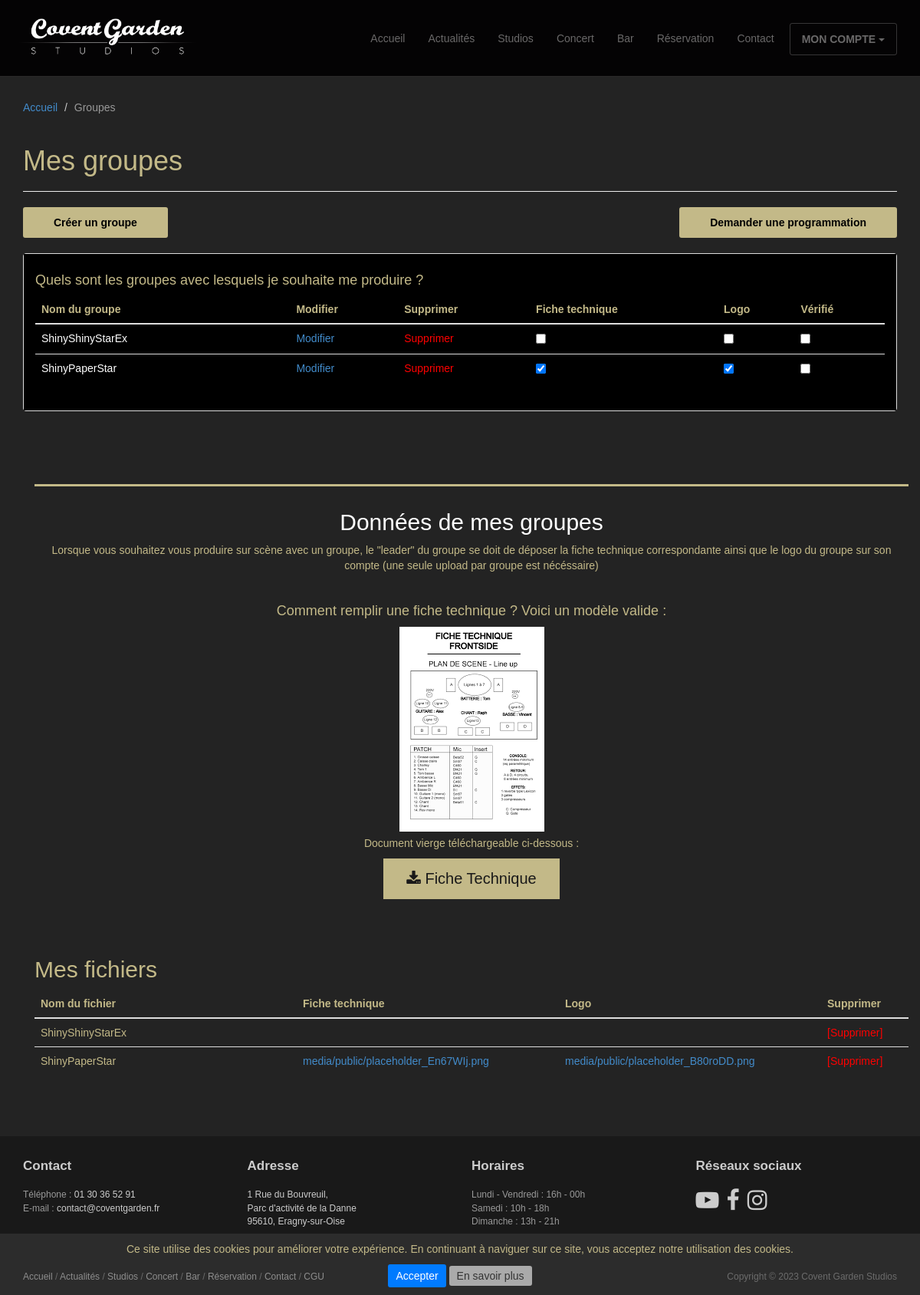
Page /compte/mes_groupes/ (signed in) on the committed database.
### studios/models.py (models this page shows, shortened)
class CustomGroup(models.Model):
    user = models.ForeignKey(
        to=CustomUser,
        on_delete=models.CASCADE,
        related_name='my_groups'
    )
    name = MODEL_GROUP_NAME
    email = MODEL_GROUP_EMAIL
    phone = MODEL_GROUP_PHONE
    members = MODEL_MEMBERS
    genre = MODEL_GENRE
    facebook = MODEL_FACEBOOK
    instagram = MODEL_INSTAGRAM
    biography = MODEL_BIOGRAPHY
    technical_sheet = MODEL_TECHNICAL_SHEET
    logo = MODEL_LOGO
    validated = MODEL_VALIDATED

### studios/views.py (the view, shortened to what this page needs)
# urls.py: path('compte/mes_groupes/', views.GroupDetailView.as_view(), name='groups_detail'),
class GroupDetailView(LoginRequiredMixin, View):
    redirect_field_name = ''
    template_name = "groups/groups_detail.html"
    context = {
        "title": "Mes groupes",
        "breadcrumb": [
            {"view": "home", "name": "Accueil"},
            {"view": None, "name": "Groupes"}]
    }
    def get(self, request):
        self.context["my_groups"] = request.user.my_groups.all()
        return render(request, self.template_name, self.context)

### studios/templates/groups/groups_detail.html (shortened to what this page needs)
{% extends 'base/base.html' %}
{% load static %}
{% block header %}
<header id="head" class="secondary"></header>
{% endblock %}
{% block page_header %}
<header class="page-header">
	<h1 class="page-title">{{title}}</h1>
</header>
{% endblock %}
{% block content %}
<div class="row">
	<div class="col-lg-6 text-left">
		<form action="{% url 'groups_create' %}">
			<button class="btn btn-action" >Créer un groupe</button>
		</form>
	</div>
	<div class="col-lg-6 text-right">
		<form action="{% url 'pro_area' %}">
			<button class="btn btn-action">Demander une programmation</button>
		</form>
	</div>
</div>
<br>
<div class="row">
	<div class="col-sm-12">
		<div class="panel panel-default">
			<div class="panel-body">
				<h4>Quels sont les groupes avec lesquels je souhaite me produire ?</h4>
				<div class="table-responsive">
					<table class="table">
						<thead>
							<tr>
								<th style="width: 30%;">Nom du groupe</th>
								<th>Modifier</th>
								<th>Supprimer</th>
								<th>Fiche technique</th>
								<th>Logo</th>
								<th>Vérifié</th>
							</tr>
						</thead>
						<tbody>
							{% for group in my_groups %}
							<tr>
								<td class="group-name">{{ group.name }}</td>
								<td><a href="{% url 'groups_update' group.id %}">Modifier</a></td>
								<td class="delete-link"><a href="{% url 'groups_delete' group.id %}">Supprimer</a></td>
								<td>
									{% if group.technical_sheet %}
										<input type="checkbox" name="verified" onclick="return false;" checked>
									{% else %}
										<input type="checkbox" name="verified" onclick="return false;">
									{% endif %}
								</td>
								<td>
									{% if group.logo %}
										<input type="checkbox" name="verified" onclick="return false;" checked>
									{% else %}
										<input type="checkbox" name="verified" onclick="return false;">
									{% endif %}
								</td>
								<td>
									{% if group.validated %}
										<input type="checkbox" name="verified" onclick="return false;" checked>
									{% else %}
										<input type="checkbox" name="verified" onclick="return false;">
									{% endif %}
								</td>
							</tr>
							{% endfor %}
						</tbody>
					</table>
				</div>
			</div>
		</div>
	</div>
</div>
<div class="container">
<div class="stud">
	<div class="row">
		<div class="col-sm-12">
			<h2 class="ft">Données de mes groupes</h2>
			<p>Lorsque vous souhaitez vous produire sur scène avec un groupe, le "leader" du groupe se doit de déposer la fiche technique correspondante ainsi que le logo du groupe sur son compte (une seule upload par groupe est nécéssaire)</p>
			<br>
			<div class="exemple-fiche-technique">
				<h4>Comment remplir une fiche technique ? Voici un modèle valide :</h4>
				<div class="image-container">
					<a href="#" id="image-link">
						<div class="image-overlay">
							<img src="{% static 'studios/images/Fiche-technique.png' %}" alt="Image fiche technique" onclick="showImage(this)">
						</div>
					</a>
				</div>
				<p>Document vierge téléchargeable ci-dessous : </p>
				<a href="{% static 'studios/images/Fiche-technique.png' %}" download>
					<button class="btnt"><i class="fa fa-download"></i> Fiche Technique</button>
				</a>
			</div>
		</div>
	</div>
</div>
<div class="row">
	<div class="col-sm-12">
		<h2>Mes fichiers</h2>
		<div class="table-responsive">
			<table class="table">
				<thead>
					<tr>
						<th style="width: 30%;">Nom du fichier</th>
						<th style="width: 30%;">Fiche technique</th>
						<th style="width: 30%;">Logo</th>
						<th style="width: 10%;">Supprimer</th>
					</tr>
				</thead>
				<tbody>
					{% for group in my_groups %}
					<tr>
						<td>{{ group.name }}</td>
						<td><a href="" target="_blank">{{ group.logo }}</a></td>
						<td><a href="" target="_blank">{{ group.technical_sheet }}</a></td>
						<td class="delete-link"><a href="">[Supprimer]</a></td>
					</tr>
					{% endfor %}
				</tbody>
			</table>
		</div>
	</div>
</div>
{% endblock %}
{% block style %}
<link rel="stylesheet" href="{% static 'studios/css/espace-pro.css' %}"/>
<link rel="stylesheet" href="{% static 'studios/css/news.css' %}"/>
<link rel="stylesheet" href="https://cdnjs.cloudflare.com/ajax/libs/font-awesome/4.7.0/css/font-awesome.min.css">
{% endblock %}

### studios/static/studios/css/main.css (style rules this page uses)
#head { background:#181015 url( ../images/bg_header.jpg) no-repeat; background-size: cover; min-height:1020px; text-align: center;padding-top: 275px; color:white; font-family:"Open sans", Helvetica, Arial; font-weight:30; }
#head.secondary { height:100px; min-height: 100px; padding-top:0px; }
h1, h2, h3, h4, h5, h6 { font-family:"Open sans", Helvetica, Arial; }
h1, .h1, h2, .h2, h3, .h3 { margin-top:30px; }
.page-title { margin-top:20px; font-weight:300; }
img { max-width:100%; }
body { background-color: #232323; color: #c3b988; font-family: 'Ubuntu', sans-serif; }

### studios/static/studios/css/espace-pro.css (style rules this page uses)
.image-container { position: relative; display: inline-block; }
.image-overlay { position: relative; overflow: hidden; }
.image-overlay img { display: block; width: 100%; height: auto; transition: 0.5s; }
.exemple-fiche-technique { text-align: center; }
.btnt { background-color: #c3b988; border: none; color: #191919; padding: 12px 30px; cursor: pointer; font-size: 20px; }
h2.ft { color: white; }
.delete-link a { color: red; }

### studios/static/studios/css/news.css (style rules this page uses)
.stud { border-top: 3px solid #c3b988; padding-bottom: 25px; margin-bottom: 20px; margin-top: 75px; text-align: center; }

### studios/templates/groups/groups_detail.html (style rules this page uses)
.group-name { color:white; }
.delete-link a { color: red; }

### rows in the picture
CustomGroup: name "ShinyShinyStarEx"
CustomGroup: name "ShinyPaperStar", logo "media/public/placeholder_En67WIj.png", technical_sheet "media/public/placeholder_B80roDD.png"

### other values in the picture
{{ trail.name }} "Accueil"
{{ trail.name }} "Groupes"
{{ title }} "Mes groupes"
